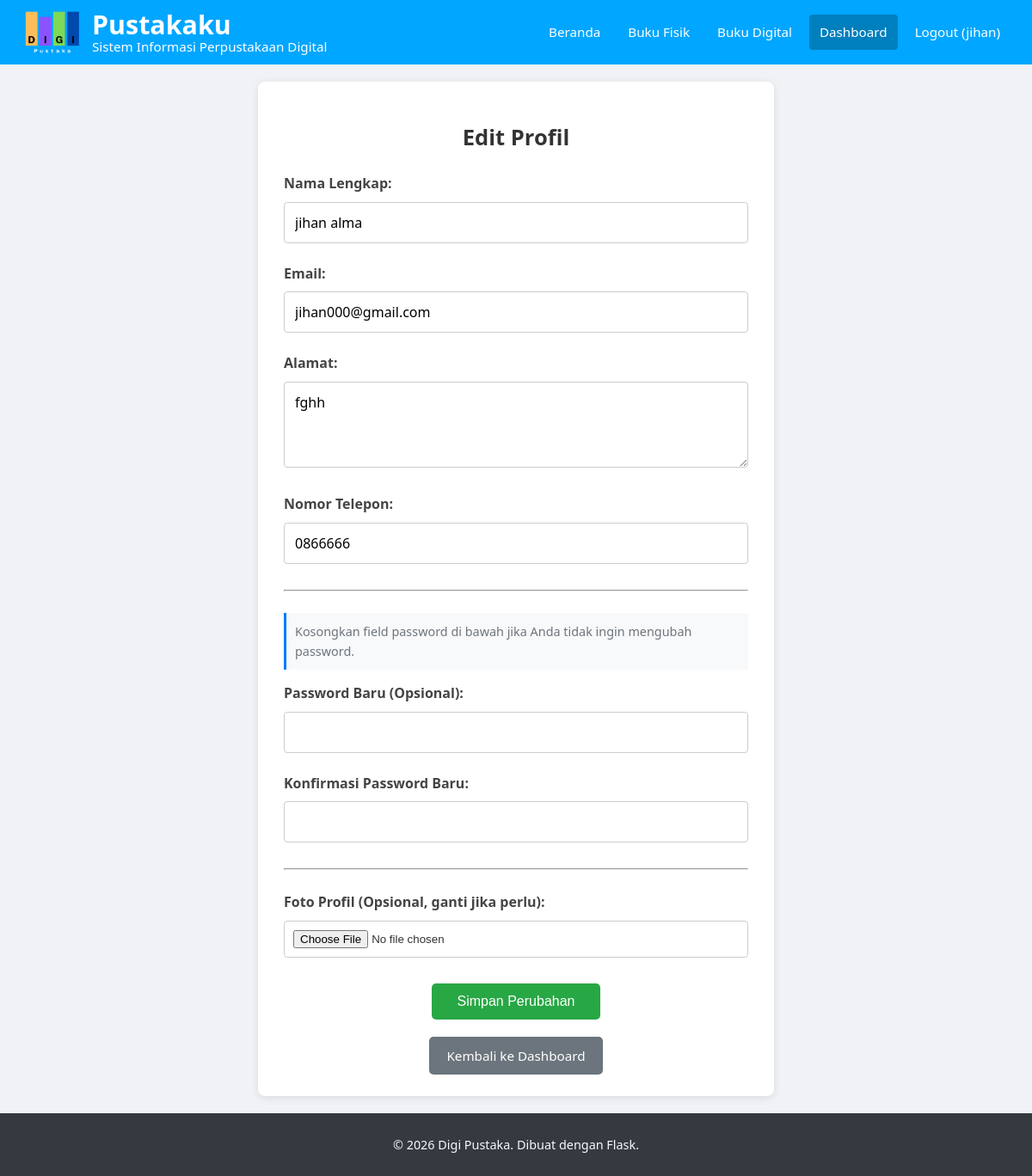
Screenshot of /edit_profile (signed in) with the database file from the repository.
### tables this page shows
CREATE TABLE users (
    user_id INTEGER PRIMARY KEY AUTOINCREMENT,
    nama_lengkap TEXT NOT NULL,
    email TEXT UNIQUE NOT NULL,
    password TEXT NOT NULL,
    nomor_anggota TEXT UNIQUE NOT NULL CHECK(LENGTH(nomor_anggota) == 8 AND SUBSTR(nomor_anggota, 1, 2) == 'DP'), -- Contoh: DP000001
    role TEXT NOT NULL DEFAULT 'anggota' CHECK(role IN ('admin', 'pustakawan', 'anggota')),
    alamat TEXT,
    no_telepon TEXT,
    foto_profil_path TEXT, -- Path relatif dari folder static
    tgl_daftar DATETIME DEFAULT CURRENT_TIMESTAMP,
    updated_at DATETIME DEFAULT CURRENT_TIMESTAMP,
    is_active INTEGER DEFAULT 1 CHECK(is_active IN (0, 1)) -- 1 untuk aktif, 0 untuk tidak aktif
);

### app.py (the view, shortened to what this page needs)
@app.route('/edit_profile', methods=['GET', 'POST'])
@login_required
def edit_profile():
    db = get_db()
    error = None
    current_user_data_for_form = dict(g.user) if g.user else {}
    return render_template('edit_profile.html', title="Edit Profil", user_data=current_user_data_for_form)

### app.py (called while the page is built)
def get_db():
    db = getattr(g, '_database', None)
    if db is None:
        db = g._database = sqlite3.connect(DATABASE)
        db.row_factory = sqlite3.Row
    return db

@app.teardown_appcontext
def close_connection(exception):
    db = getattr(g, '_database', None)
    if db is not None:
        db.close()

def parse_datetime_str(date_str, format='%Y-%m-%d %H:%M:%S'):
    if not date_str:
        return None
    try:
        return datetime.datetime.strptime(date_str.split('.')[0], format)
    except (ValueError, TypeError):
        return None

def login_required(view):
    @functools.wraps(view)
    def wrapped_view(**kwargs):
        if g.user is None:
            flash("Anda harus login untuk mengakses halaman ini.", "warning")
            return redirect(url_for('login', next=request.url))
        return view(**kwargs)
    return wrapped_view

@app.before_request
def load_logged_in_user():
    user_id = session.get('user_id')
    g.user = None
    if user_id is not None:
        db = get_db()
        user_data_row = db.execute(
            'SELECT * FROM users WHERE user_id = ?', (user_id,)
        ).fetchone()
        if user_data_row and user_data_row['is_active'] == 1:
             g.user = dict(user_data_row)
             g.user['tgl_daftar_dt'] = parse_datetime_str(g.user.get('tgl_daftar'))
             g.user['updated_at_dt'] = parse_datetime_str(g.user.get('updated_at'))
        elif user_data_row and user_data_row['is_active'] == 0:
             session.clear()

@app.context_processor
def inject_global_vars():
    user_for_template = g.get('user', None)
    return {'current_year': datetime.datetime.now().year,
            'g_user': user_for_template,
            'now': datetime.datetime.now(),
            'parse_datetime_str': parse_datetime_str}

### templates/edit_profile.html (shortened to what this page needs)
<!DOCTYPE html>
<html lang="id">
<head>
    <link rel="stylesheet" href="{{ url_for('static', filename='css/style.css') }}">
    </head>
<body>
    <header class="header-main">
        <div class="header-left">
            <div class="logo-container">
                <img src="{{ url_for('static', filename='images/logo.png') }}" alt="Logo Digi Pustaka" onerror="this.style.display='none'; this.parentElement.innerHTML='DigiPustaka';">
            </div>
            <div class="site-title-container">
                <h1 class="site-title">Pustakaku</h1>
                <p class="site-subtitle">Sistem Informasi Perpustakaan Digital</p>
            </div>
        </div>
        <nav class="main-nav" id="mainNav"> <ul>
                <li><a href="{{ url_for('index') }}">Beranda</a></li>
                <li><a href="{{ url_for('books_catalog_physical') }}" class="{{ 'active' if request.endpoint == 'books_catalog_physical' else '' }}">Buku Fisik</a></li>
                <li><a href="{{ url_for('books_catalog_digital') }}" class="{{ 'active' if request.endpoint == 'books_catalog_digital' else '' }}">Buku Digital</a></li>
                {% if g.user %}
                    {% if g.user.role == 'admin' %}
                        <li><a href="{{ url_for('admin_dashboard') }}" class="admin-link {{ 'active' if 'admin' in request.endpoint else '' }}">Panel Admin</a></li>
                    {% else %}
                        <li><a href="{{ url_for('dashboard') }}" class="{{ 'active' if request.endpoint == 'dashboard' or request.endpoint == 'edit_profile' else '' }}">Dashboard</a></li>
                    {% endif %}
                    <li><a href="{{ url_for('logout') }}">Logout ({{ g.user.nama_lengkap.split(' ')[0] }})</a></li>
                {% else %}
                    <li><a href="{{ url_for('register') }}">Registrasi</a></li>
                    <li><a href="{{ url_for('login') }}">Login</a></li>
                {% endif %}
            </ul>
            </nav>
    </header>
    <div class="container page-content-container"> <div class="form-container">
            <h2 class="page-title">{{ title }}</h2>
            <form method="POST" enctype="multipart/form-data">
                <div class="form-group">
                    <label for="nama_lengkap">Nama Lengkap:</label>
                    <input type="text" id="nama_lengkap" name="nama_lengkap" value="{{ request.form.nama_lengkap or user_data.nama_lengkap }}" required>
                </div>
                <div class="form-group">
                    <label for="email">Email:</label>
                    <input type="email" id="email" name="email" value="{{ request.form.email or user_data.email }}" required>
                </div>
                <div class="form-group">
                    <label for="alamat">Alamat:</label>
                    <textarea id="alamat" name="alamat" rows="3" placeholder="Masukkan alamat lengkap Anda">{{ request.form.alamat or user_data.get('alamat', '') }}</textarea>
                </div>
                <div class="form-group">
                    <label for="nomor_telepon">Nomor Telepon:</label>
                    <input type="tel" id="nomor_telepon" name="nomor_telepon" value="{{ request.form.nomor_telepon or user_data.get('no_telepon', '') }}" placeholder="Contoh: 081234567890">
                </div>
                <hr style="margin: 25px 0;">
                <p class="password-note">Kosongkan field password di bawah jika Anda tidak ingin mengubah password.</p>
                <div class="form-group">
                    <label for="password_baru">Password Baru (Opsional):</label>
                    <input type="password" id="password_baru" name="password_baru">
                </div>
                <div class="form-group">
                    <label for="konfirmasi_password_baru">Konfirmasi Password Baru:</label>
                    <input type="password" id="konfirmasi_password_baru" name="konfirmasi_password_baru">
                </div>
                <hr style="margin: 25px 0;">
                <div class="form-group">
                    <label for="foto_profil">Foto Profil (Opsional, ganti jika perlu):</label>
                    <input type="file" id="foto_profil" name="foto_profil" accept="image/*">
                </div>
                <div class="submit-button-wrapper">
                    <button type="submit" class="btn-save-profile form-submit-btn">Simpan Perubahan</button> </div>
            </form>
            <div class="back-link-container">
                <a href="{{ url_for('dashboard') }}">Kembali ke Dashboard</a>
            </div>
        </div>
    </div>
    <footer class="footer-main">
        <p>&copy; {{ now.year if now else '2025' }} Digi Pustaka. Dibuat dengan Flask.</p>
    </footer>
</body>
</html>

### rows the page displays
users: user.nama_lengkap "jihan", nama_lengkap "jihan alma", email "jihan000@gmail.com", alamat "fghh", nomor_telepon "0866666"

### other values shown
{{ title }} "Edit Profil"
